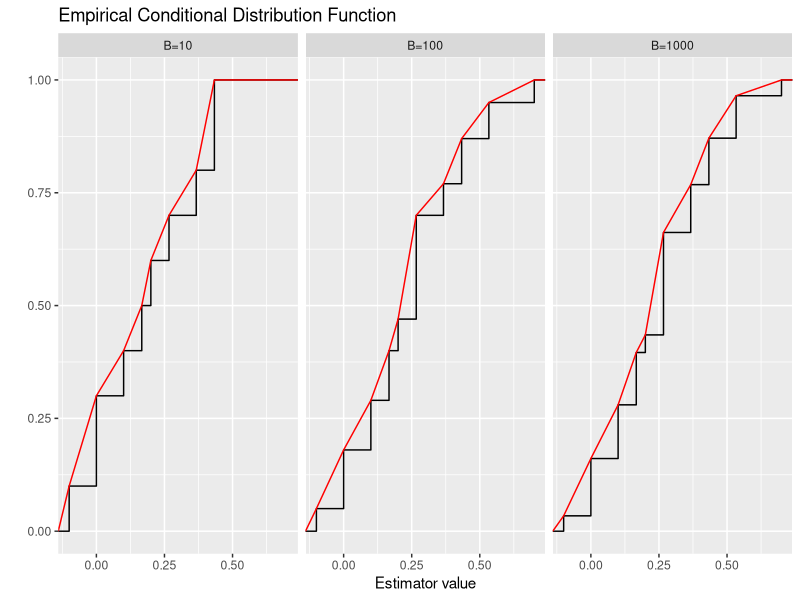

Source code (R): (Note: this script raises an error after producing the figure.)
library(tidyverse)

rm(list=ls()) 		# Clear workspace

#set.seed(1) 		# Set seed for random number generator

n = 3 			# Set the sample size

b_val = c(10,100,1000)			# Number of Monte Carlo iterations

epsilon = 0.1
data <- c(-0.1,0.2,0.7)

bootstrap_df <- data.frame(matrix(ncol = 2, nrow = 0))
colnames(bootstrap_df) <- c("B","value")

for (num in b_val){
  set.seed(1)
  b_est <- rep(0,num)
  for (it in 1:num) {
    # Data generating process
    x <- sample(data, size = n, rep=T) #Sampling 

    t <- mean(x) # Sample mean
    
    b_est[it] <- t
  }
  b_data <- data.frame("B"=rep(num, num), "value"=b_est)
  bootstrap_df <- bind_rows(bootstrap_df, b_data)
}

bootstrap_df %>% 
  group_by(B) %>% 
  summarise(mean = mean(value))

mean(bootstrap_df[bootstrap_df$B == 1000, "value"])
bootstrap_df %>% 
  mutate(B = paste0("B=",as.character(B))) %>% 
  ggplot(aes(x=value, fill=factor(B)))+
    stat_ecdf(geom = "step")+
    stat_ecdf(geom = "line", color="red")+
    facet_wrap("B")+
    labs(title = "Empirical Conditional Distribution Function",
       x= "Estimator value", y="")
ggsave("assignment_2/bootstrap_estim_a.png", width=16,height=9,units = "cm")
